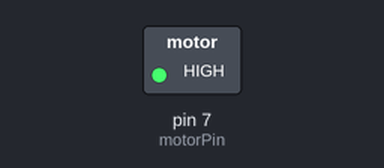
The sketch below on a simulated Arduino Uno, built with avr-gcc and run on an emulated ATmega328P. Shown: switched loads named in the sketch (green lamp = pin HIGH).

Above: at 0.1 s.
At 5.1 s:
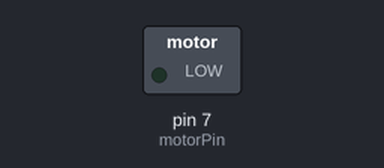
Timing chart, 0 to 6.6 s (numbered marks = the images above):
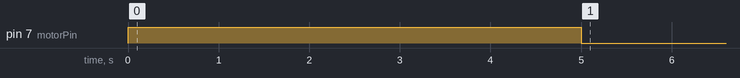

The sketch:

sketch1.ino
```cpp
int motorPin = 7;

void setup() {
  pinMode(motorPin, OUTPUT);
  digitalWrite(motorPin, HIGH);
  delay(5000);
  digitalWrite(motorPin, LOW);
}

void loop() {
}
```
